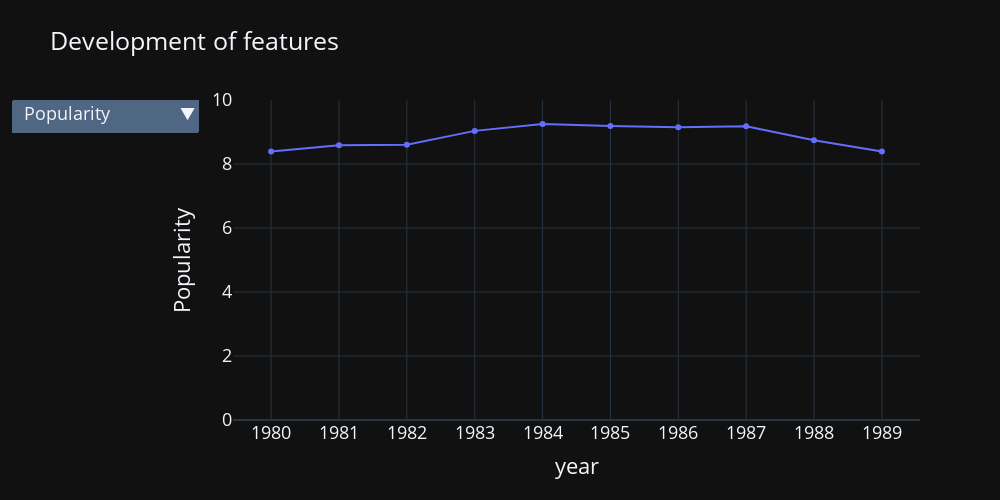

Notebook code cell kept with this figure:
### Code cell
if NOTEBOOK:
    fig = go.Figure()
    
    fig.add_trace(go.Scatter(
        x=songs_per_year['year'],
        y=songs_per_year['popularity'],
        name='Duration (ms)'
    ))
    
    # Define the dropdown menu options
    dropdown_options = [
        {'label': 'Popularity', 'value': 'popularity', 'range': [0,10]},
        {'label': 'Danceability', 'value': 'danceability', 'range': [0,1]},
        {'label': 'Energy', 'value': 'energy', 'range': [0,1]},
        {'label': 'Loudness', 'value': 'loudness', 'range': [0,-20]},
        {'label': 'Mode', 'value': 'mode', 'range': [0,1]},
        {'label': 'Speechiness', 'value': 'speechiness', 'range': [0,1]},
        {'label': 'Acousticness', 'value': 'acousticness', 'range': [0,1]},
        {'label': 'Instrumentalness', 'value': 'instrumentalness', 'range': [0,1]},
        {'label': 'Liveness', 'value': 'liveness', 'range': [0,1]},
        {'label': 'Valence', 'value': 'valence', 'range': [0,1]},
        {'label': 'Tempo', 'value': 'tempo', 'range': [100, 130]},
        {'label': 'Time Signature', 'value': 'time_signature', 'range': [3,7]},
        {'label': 'Count', 'value': 'count', 'range': [0,50000]},
        {'label': 'Duration (min)', 'value': 'duration_min', 'range': [3,5]}
    ]
    
    # Create the dropdown menu
    dropdown_menu = go.layout.Updatemenu(
        buttons=list([
            dict(
                args=[
                    {'y': [songs_per_year[option['value']]]}, 
                    {'yaxis': {
                        'title': option['label'].capitalize(),
                        'range': option['range']
                    }}
                ],
                label=option['label'],
                method='update'
            )
            for option in dropdown_options
        ]),
        direction='down',
        showactive=True,
    )
    
    fig.update_layout(
        font_size=FONT_SIZE,
        height = FIG_HEIGHT,
        width = FIG_WIDTH,
        updatemenus=[dropdown_menu],
        yaxis_title='Popularity',
        xaxis_title='year',
        title='Development of features',
        template='plotly_dark',
        yaxis_range=[0,10]
    )
    
    fig.show()

### Figure 1 — Plotly figure (JSON) as saved in the notebook; plotly's stock layout.template omitted (floating-point values rounded to 4 significant figures)
{"data": [{"name": "Duration (ms)", "type": "scatter", "x": ["1980", "1981", "1982", "1983", "1984", "1985", "1986", "1987", "1988", "1989"], "y": [8.389, 8.584, 8.602, 9.035, 9.253, 9.185, 9.148, 9.182, 8.74, 8.388]}], "layout": {"font": {"size": 18}, "height": 500, "title": {"text": "Development of features"}, "updatemenus": [{"buttons": [{"args": [{"y": [[8.389, 8.584, 8.602, 9.035, 9.253, 9.185, 9.148, 9.182, 8.74, 8.388]]}, {"yaxis": {"range": [0, 10], "title": "Popularity"}}], "label": "Popularity", "method": "update"}, {"args": [{"y": [[0.5328, 0.54, 0.546, 0.542, 0.5383, 0.5359, 0.5267, 0.5271, 0.5302, 0.5319]]}, {"yaxis": {"range": [0, 1], "title": "Danceability"}}], "label": "Danceability", "method": "update"}, {"args": [{"y": [[0.5762, 0.5835, 0.577, 0.589, 0.5924, 0.5994, 0.5921, 0.5954, 0.5943, 0.5788]]}, {"yaxis": {"range": [0, 1], "title": "Energy"}}], "label": "Energy", "method": "update"}, {"args": [{"y": [[-10.56, -10.6, -10.68, -10.67, -10.73, -10.74, -11.09, -11.23, -11.4, -11.64]]}, {"yaxis": {"range": [0, -20], "title": "Loudness"}}], "label": "Loudness", "method": "update"}, {"args": [{"y": [[0.7042, 0.7016, 0.6972, 0.6848, 0.6634, 0.6788, 0.682, 0.6928, 0.6858, 0.6914]]}, {"yaxis": {"range": [0, 1], "title": "Mode"}}], "label": "Mode", "method": "update"}, {"args": [{"y": [[0.06765, 0.07017, 0.06999, 0.06932, 0.06625, 0.06276, 0.06772, 0.06796, 0.06711, 0.07372]]}, {"yaxis": {"range": [0, 1], "title": "Speechiness"}}], "label": "Speechiness", "method": "update"}, {"args": [{"y": [[0.3847, 0.368, 0.3771, 0.3463, 0.3529, 0.348, 0.3542, 0.3436, 0.3405, 0.356]]}, {"yaxis": {"range": [0, 1], "title": "Acousticness"}}], "label": "Acousticness", "method": "update"}, {"args": [{"y": [[0.1033, 0.1109, 0.1065, 0.1211, 0.1124, 0.1118, 0.1186, 0.1283, 0.1297, 0.1277]]}, {"yaxis": {"range": [0, 1], "title": "Instrumentalness"}}], "label": "Instrumentalness", "method": "update"}, {"args": [{"y": [[0.2292, 0.2289, 0.2277, 0.2264, 0.2288, 0.2264, 0.2194, 0.2199, 0.2214, 0.2181]]}, {"yaxis": {"range": [0, 1], "title": "Liveness"}}], "label": "Liveness", "method": "update"}, {"args": [{"y": [[0.6029, 0.6014, 0.601, 0.5864, 0.5774, 0.5765, 0.5613, 0.5557, 0.5661, 0.5617]]}, {"yaxis": {"range": [0, 1], "title": "Valence"}}], "label": "Valence", "method": "update"}, {"args": [{"y": [[122.4, 123.0, 121.9, 122.3, 122.0, 121.6, 121.3, 121.4, 120.7, 120.4]]}, {"yaxis": {"range": [100, 130], "title": "Tempo"}}], "label": "Tempo", "method": "update"}, {"args": [{"y": [[3.878, 3.889, 3.885, 3.897, 3.896, 3.895, 3.885, 3.888, 3.882, 3.874]]}, {"yaxis": {"range": [3, 7], "title": "Time signature"}}], "label": "Time Signature", "method": "update"}, {"args": [{"y": [[20069, 18748, 20694, 18664, 20911, 19895, 21010, 23786, 26575, 30348]]}, {"yaxis": {"range": [0, 50000], "title": "Count"}}], "label": "Count", "method": "update"}, {"args": [{"y": [[3.91, 3.821, 3.892, 3.964, 3.921, 4.026, 4.019, 3.972, 3.979, 4.007]]}, {"yaxis": {"range": [3, 5], "title": "Duration (min)"}}], "label": "Duration (min)", "method": "update"}], "direction": "down", "showactive": true}], "width": 1000, "xaxis": {"title": {"text": "year"}}, "yaxis": {"range": [0, 10], "title": {"text": "Popularity"}}}}
